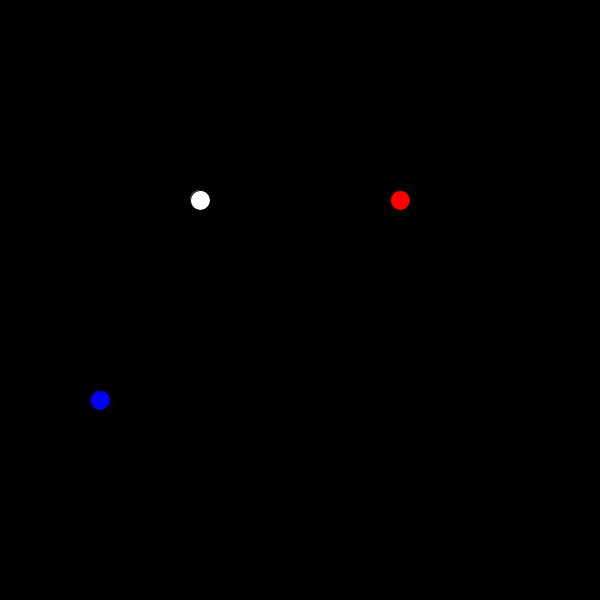
Frame 1 (no input)
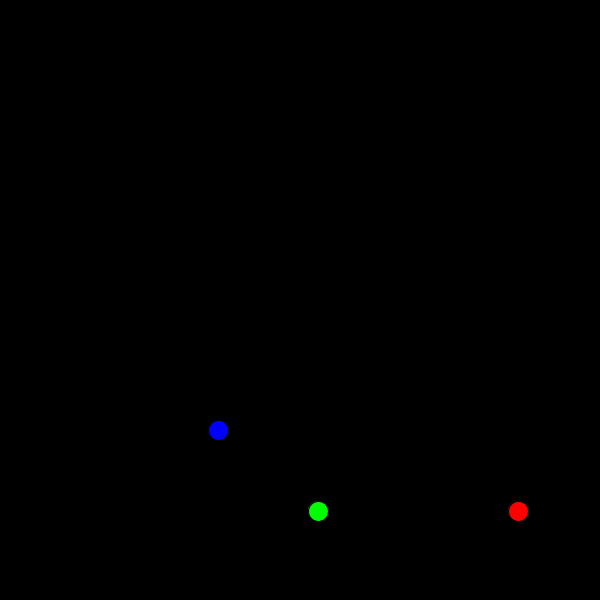
Frame 60 (the mouse pressed at the canvas centre just before this capture)
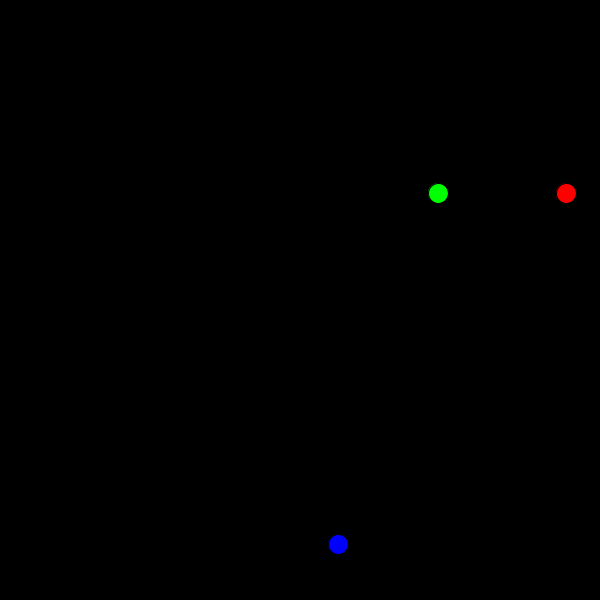
Frame 120 (the mouse held since frame 60 and released just before this capture)

The Processing sketch that drew these frames (run headless with seeded random() and noise(); from frame 60 on, the mouse is pressed at the canvas centre):

// Processing sketch: Better_gravity
// ── Better_gravity.pde
//DECLARE
Ball myBall; //class, class instance
Ball myBall2; 
Ball myBall3;

void setup(){
  size(600, 600); 
  smooth();
  //INITIALIZE 
  myBall = new Ball(200, 200);
  myBall2 = new Ball(100, 400);
  myBall3 = new Ball(400, 200);
} 

void draw(){
  background(0);
  //CALL FUNCTIONALITY 
  myBall.run();
  fill(0, 0, 255);
  myBall2.run();
  fill(255, 0, 0);
  myBall3.run();
  fill(0, 255, 0);
}

// ── Ball_Class.pde
class Ball {
//GLOBAL VARIABLES
float x = 0; 
float y = 0;
float xspeed = 2;
float yspeed = 3;
float gravity = .2;
  
//CONSTRUCTOR
Ball(float _x, float _y){
  x = _x;
  y = _y; 

}
//FUNCTIONS
void run(){
  display();
  move();
  bounce();
  gravity();
}

void gravity(){
  yspeed += gravity;
}

void bounce(){
  if(x > width || x < 0){
  xspeed = xspeed * -1;
  }
  if(y > height || y < 0){
  yspeed = yspeed * -1;
  }
}
  
void move(){
  x += xspeed; 
  y += yspeed;
}
 
void display(){
  ellipse(x, y, 20, 20);
}

}
